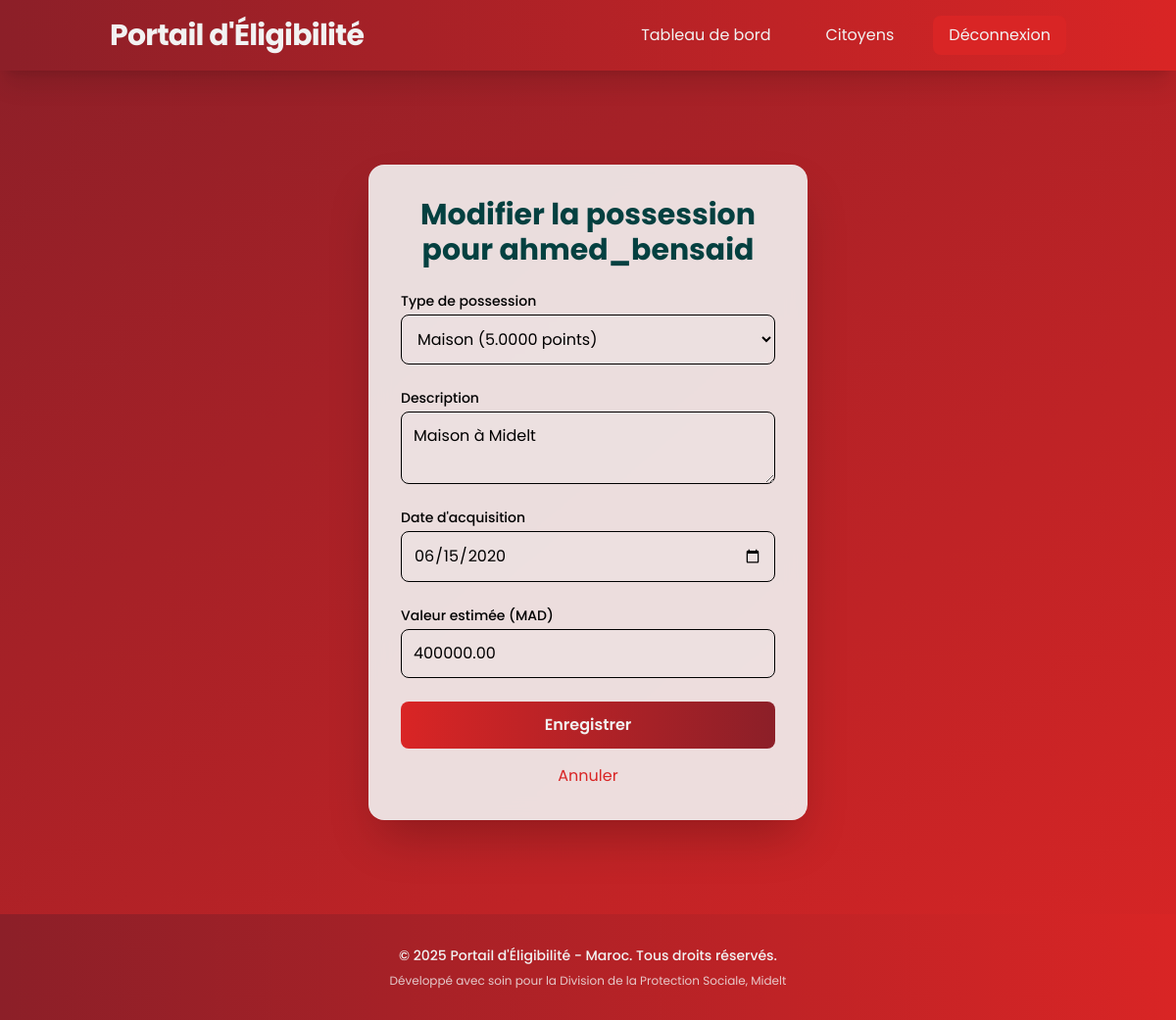
The page /staff/possessions/edit/1/ (signed in) on the database its author committed.
### website/models.py (models this page shows)
class CitizenPossession(models.Model):
    STATUS_CHOICES = [
        ('active', 'Active'),
        ('under_investigation', 'Under Investigation'),
        ('disputed', 'Disputed'),
        ('removed', 'Removed'),
    ]
    citizen = models.ForeignKey(User, on_delete=models.CASCADE)
    possession_type = models.ForeignKey(PossessionType, on_delete=models.CASCADE)
    description = models.TextField()  # Additional details about the possession
    acquisition_date = models.DateField()
    estimated_value = models.DecimalField(max_digits=12, decimal_places=2)
    status = models.CharField(max_length=20, choices=STATUS_CHOICES, default='active')
    added_by = models.ForeignKey(User, on_delete=models.CASCADE, related_name='added_possessions')
    created_at = models.DateTimeField(auto_now_add=True)
    updated_at = models.DateTimeField(auto_now=True)

class User(AbstractUser):
    USER_TYPES = [
        ('citizen', 'Citizen'),
        ('data_entry_staff', 'Data Entry Staff'),
        ('investigator', 'Investigator'),
        ('supervisor', 'Supervisor'),
        ('admin', 'Admin'),
    ]
    user_type = models.CharField(max_length=20, choices=USER_TYPES, default='citizen')
    national_id = models.CharField(max_length=20, unique=True)
    phone_validator = RegexValidator(regex=r'^\+212[0-9]{9}$', message="Phone number must be in format: '+212xxxxxxxxx'")
    phone_number = models.CharField(validators=[phone_validator], max_length=17, unique=True)
    birth_date = models.DateField(null=True, blank=True)
    address = models.TextField(blank=True)
    is_verified = models.BooleanField(default=False)
    verification_code = models.CharField(max_length=6, blank=True)
    created_at = models.DateTimeField(auto_now_add=True)
    updated_at = models.DateTimeField(auto_now=True)
    groups = models.ManyToManyField(
        'auth.Group',
        verbose_name='groups',
        blank=True,
        related_name='website_user_groups',  # Unique related_name
        help_text='The groups this user belongs to.',
    )
    user_permissions = models.ManyToManyField(
        'auth.Permission',
        verbose_name='user permissions',
        blank=True,
        related_name='website_user_permissions',  # Unique related_name
        help_text='Specific permissions for this user.',
    )

class PossessionCategory(models.Model):
    name = models.CharField(max_length=100)  # e.g., "Vehicles", "Real Estate", "Electronics"
    description = models.TextField()
    is_active = models.BooleanField(default=True)

class PossessionType(models.Model):
    category = models.ForeignKey(PossessionCategory, on_delete=models.CASCADE)
    name = models.CharField(max_length=100)  # e.g., "Normal Car", "Luxury Car", "Motorcycle"
    description = models.TextField()
    point_value = models.DecimalField(max_digits=10, decimal_places=4)  # e.g., 0.14 for normal car
    is_active = models.BooleanField(default=True)
    created_at = models.DateTimeField(auto_now_add=True)

### website/views.py (the view, shortened to what this page needs)
# urls.py: path('staff/possessions/edit/<int:possession_id>/', views.edit_possession, name='edit_possession'),
@login_required
@user_passes_test(lambda u: u.user_type == 'data_entry_staff' or u.user_type == 'admin')
def edit_possession(request, possession_id):
    possession = get_object_or_404(CitizenPossession, id=possession_id)
    categories = PossessionCategory.objects.filter(is_active=True)
    return render(request, 'staff/edit_possession.html', {
        'possession': possession,
        'categories': categories,
    })

### website/templates/staff/edit_possession.html (shortened to what this page needs)
{% extends 'base.html' %}
{% block content %}
<div class="flex items-center justify-center py-12" style="min-height: 75vh; height: fit-content;">
    <div class="glass p-8 rounded-2xl shadow-2xl w-full max-w-md animate-fade-in-up">
        <h1 class="text-3xl font-bold text-center text-[#044040] mb-6">Modifier la possession pour {{ possession.citizen.username }}</h1>
        <form method="post" class="space-y-6">
            <div>
                <label for="possession_type" class="block text-sm font-medium text-[#000000]">Type de possession</label>
                <select name="possession_type" id="possession_type" required
                        class="mt-1 block w-full p-3 bg-[#F2F2F2]/10 border border-[#000000] rounded-lg text-[#000000] focus:outline-none focus:ring-2 focus:ring-[#044040] transition-all duration-300 hover-scale">
                    {% for category in categories %}
                        <optgroup label="{{ category.name }}">
                            {% for type in category.possessiontype_set.all %}
                                <option value="{{ type.id }}" {% if type.id == possession.possession_type.id %}selected{% endif %}>
                                    {{ type.name }} ({{ type.point_value }} points)
                                </option>
                            {% endfor %}
                        </optgroup>
                    {% endfor %}
                </select>
            </div>
            <div>
                <label for="description" class="block text-sm font-medium text-[#000000]">Description</label>
                <textarea name="description" id="description"
                          class="mt-1 block w-full p-3 bg-[#F2F2F2]/10 border border-[#000000] rounded-lg text-[#000000] placeholder-[#000000]/50 focus:outline-none focus:ring-2 focus:ring-[#044040] transition-all duration-300 hover-scale">{{ possession.description }}</textarea>
            </div>
            <div>
                <label for="acquisition_date" class="block text-sm font-medium text-[#000000]">Date d'acquisition</label>
                <input type="date" name="acquisition_date" id="acquisition_date" value="{{ possession.acquisition_date|date:'Y-m-d' }}" required
                       class="mt-1 block w-full p-3 bg-[#F2F2F2]/10 border border-[#000000] rounded-lg text-[#000000] focus:outline-none focus:ring-2 focus:ring-[#044040] transition-all duration-300 hover-scale">
            </div>
            <div>
                <label for="estimated_value" class="block text-sm font-medium text-[#000000]">Valeur estimée (MAD)</label>
                <input type="number" step="0.01" name="estimated_value" id="estimated_value" value="{{ possession.estimated_value|floatformat:2 }}"
                       class="mt-1 block w-full p-3 bg-[#F2F2F2]/10 border border-[#000000] rounded-lg text-[#000000] placeholder-[#000000]/50 focus:outline-none focus:ring-2 focus:ring-[#044040] transition-all duration-300 hover-scale">
            </div>
            <button type="submit"
                    class="w-full bg-gradient-to-r from-[#D92525] to-[#8C1F28] text-[#F2F2F2] p-3 rounded-lg font-semibold hover:from-[#591C21] hover:to-[#D92525] transition-all duration-300 hover-scale animate-pulse">
                Enregistrer
            </button>
        </form>
        <a href="{% url 'citizen_detail' possession.citizen.id %}"
           class="mt-4 inline-block text-[#D92525] hover:underline text-center w-full">Annuler</a>
    </div>
</div>
{% endblock %}

### rows shown on the page
CitizenPossession: citizen.username "ahmed_bensaid", possession_type "Maison (5.0000 points)", description "Maison à Midelt", acquisition_date "06/15/2020", estimated_value "400000.00"
